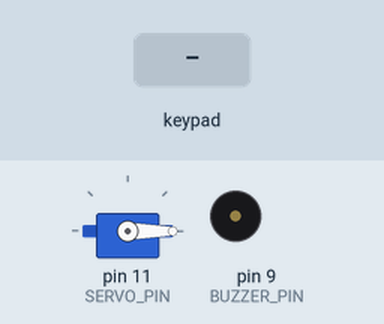
Recording of a sketch running on a simulated Arduino Uno, built with avr-gcc and run on an emulated ATmega328P. Parts: servo, buzzer (waves = sounding). Inputs (shaded band) come from the test bench.

Above: at 1.2 s.
1.3 s: key '#' pressed
At 1.45 s:
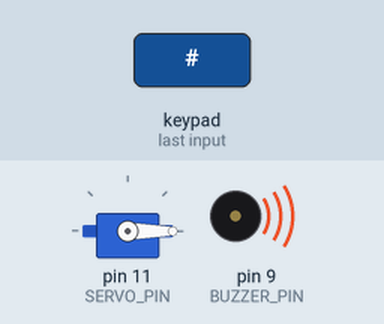
3.5 s: keypad keys B B 1 2 3 4 # pressed 0.4 s apart
At 7.4 s:
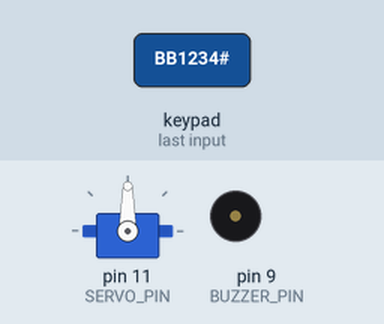
Timing chart, 0 to 10.6 s (numbered marks = the images above; inputs shaded):
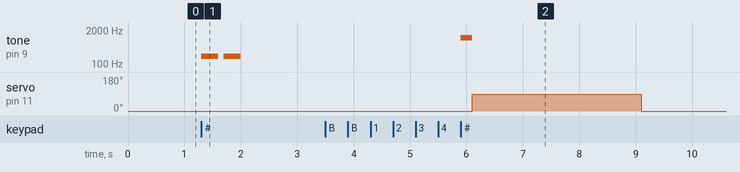

Measured:
- after the input at 1.3 s, tone on pin 9 (BUZZER_PIN): alternates 200 Hz for 0.30 s and silent for 0.10 s, 4 changes in all, then stays silent, starting at once
- after the input at 3.5 s, tone on pin 9 (BUZZER_PIN): silent → 1000 Hz after 2.4 s, → silent 0.20 s later; servo on pin 11 (SERVO_PIN): 0° → 90° after 2.6 s, → 0° 3.0 s later

The sketch:

task3.ino
```cpp
/*
 * AUTHOR: BANDAR KHALED SALEH BAWODOOD
 * DATE: 1/8/2026
 *
 *
 * Project: Smart Door Lock System
 *
 * Requirement:
 *    1- Enter password using keypad
•*    2- If correct: Servo rotates 90° (door opens), Buzzer makes a sound
 *    3- If wrong: (Optional) buzzer alert
 *
 */

#include <Servo.h>
#include <Keypad.h>
#include <string.h>

#define SERVO_PIN     11
#define BUZZER_PIN    9
#define ROWS          4
#define COLUMNS       4
#define PASSWORD      "BB1234"
#define BUFF_SIZE     10

char hexaKeys[ROWS][COLUMNS] = {
  {'1','2','3','A'},
  {'4','5','6','B'},
  {'7','8','9','C'},
  {'*','0','#','D'}
};

char buffer[BUFF_SIZE];
byte buffLen = 0;

byte rowPins[ROWS] = {3, 4, 5, 6};
byte colPins[COLUMNS] = {7, 8, 10, 12};

Keypad customKeypad = Keypad( makeKeymap(hexaKeys), rowPins, colPins, ROWS, COLUMNS);
Servo my_servo;

void setup() {
  // put your setup code here, to run once:
  my_servo.attach(SERVO_PIN);
  pinMode(BUZZER_PIN, OUTPUT);
  my_servo.write(0);

  memset(buffer, 0, BUFF_SIZE);

}

void loop() {
  // put your main code here, to run repeatedly:
  char button = customKeypad.getKey();

  if (button)
  {
    if (button == '#')
    {
      if (strcmp(buffer, PASSWORD) == 0)
      {
        // --- CORRECT PASSWORD ---
        tone(BUZZER_PIN, 1000);
        delay(200);
        noTone(BUZZER_PIN);

        my_servo.write(90); // Open door
        delay(3000);        // Keep door open for 3 seconds
        my_servo.write(0);  // Lock door again
      }
      else
      {
        // --- WRONG PASSWORD ---
        tone(BUZZER_PIN, 200);
        delay(300);
        noTone(BUZZER_PIN);
        delay(100);
        tone(BUZZER_PIN, 200);
        delay(300);
        noTone(BUZZER_PIN);
      }

      // Reset the buffer for the next attempt
      memset(buffer, 0, BUFF_SIZE);
      buffLen = 0;
    }
    else
    {
      if (buffLen < BUFF_SIZE - 1) {
        buffer[buffLen] = button;
        buffLen++;
        buffer[buffLen] = '\0';
      }
    }
  }

}
```
